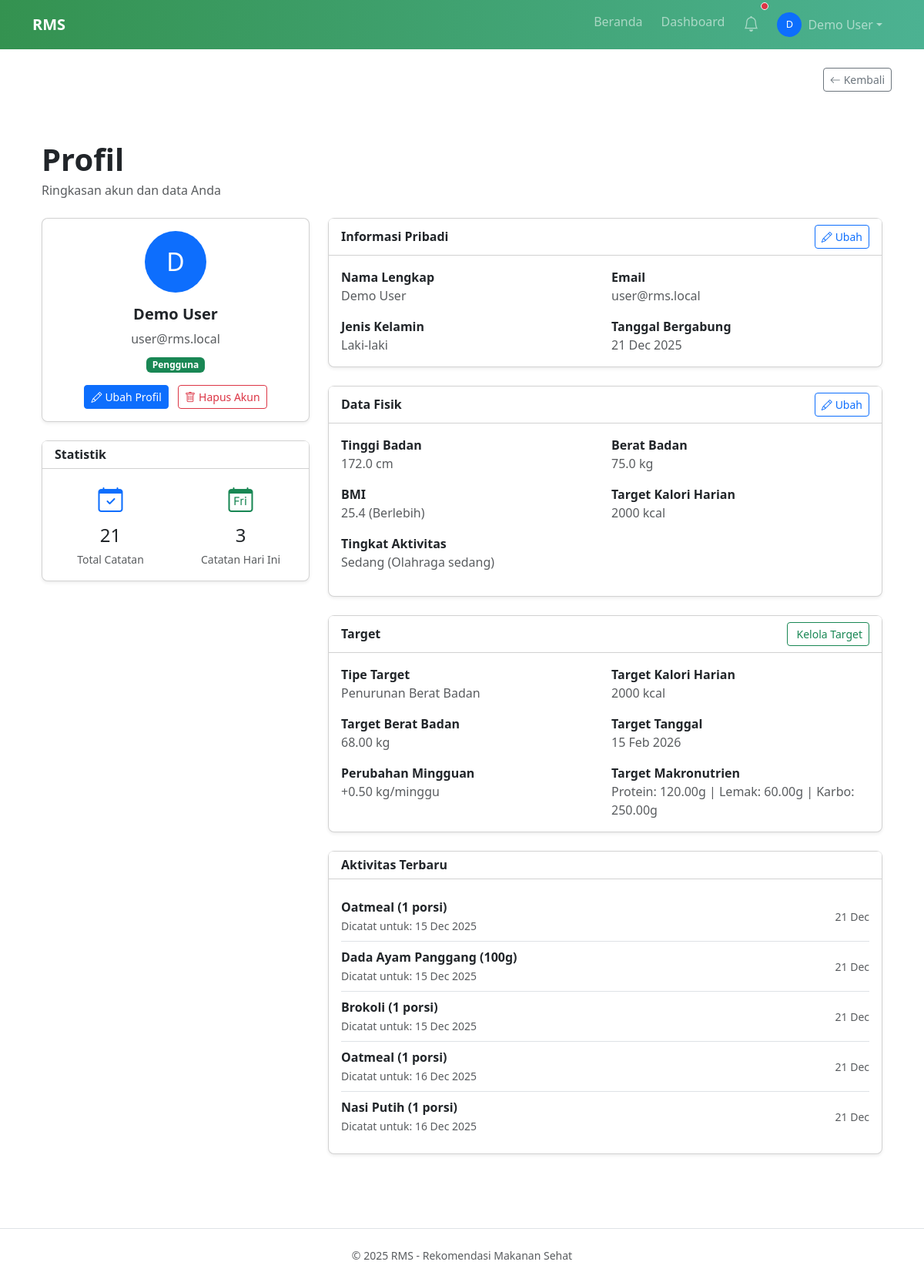
The app's page /profile.php (signed in) with its own data.
### tables this page shows
CREATE TABLE IF NOT EXISTS users (
  id INT AUTO_INCREMENT PRIMARY KEY,
  name VARCHAR(100) NOT NULL,
  email VARCHAR(150) NOT NULL UNIQUE,
  password VARCHAR(255) NOT NULL,
  role ENUM('admin','user') DEFAULT 'user',
  avatar VARCHAR(255),
  phone VARCHAR(20),
  date_of_birth DATE,
  gender ENUM('male','female','other'),
  height_cm DECIMAL(5,2),
  weight_kg DECIMAL(5,2),
  activity_level ENUM('sedentary','light','moderate','active','very_active') DEFAULT 'moderate',
  daily_calorie_goal INT DEFAULT 2000,
  created_at TIMESTAMP DEFAULT CURRENT_TIMESTAMP,
  updated_at TIMESTAMP DEFAULT CURRENT_TIMESTAMP ON UPDATE CURRENT_TIMESTAMP,
  last_login TIMESTAMP NULL,
  is_active TINYINT(1) DEFAULT 1
);

CREATE TABLE IF NOT EXISTS user_goals (
  id INT AUTO_INCREMENT PRIMARY KEY,
  user_id INT NOT NULL,
  goal_type ENUM('weight_loss','weight_gain','maintain','muscle_gain') NOT NULL,
  target_weight_kg DECIMAL(5,2),
  target_date DATE,
  weekly_weight_change DECIMAL(3,2),
  daily_calorie_target INT NOT NULL,
  daily_protein_target DECIMAL(6,2),
  daily_fat_target DECIMAL(6,2),
  daily_carbs_target DECIMAL(6,2),
  evaluation TEXT,
  status VARCHAR(20) DEFAULT 'active',
  last_notif TIMESTAMP NULL,
  progress DECIMAL(5,2) DEFAULT 0,
  is_active TINYINT(1) DEFAULT 1,
  created_at TIMESTAMP DEFAULT CURRENT_TIMESTAMP,
  updated_at TIMESTAMP DEFAULT CURRENT_TIMESTAMP ON UPDATE CURRENT_TIMESTAMP,
  KEY idx_user_goals_user_active (user_id, is_active),
  CONSTRAINT fk_user_goals_user_id FOREIGN KEY (user_id) REFERENCES users(id) ON DELETE CASCADE
);

CREATE TABLE IF NOT EXISTS schedules (
  id INT AUTO_INCREMENT PRIMARY KEY,
  user_id INT NOT NULL,
  food_id INT NOT NULL,
  meal_type_id INT,
  schedule_date DATE NOT NULL,
  quantity DECIMAL(6,2) DEFAULT 1.00,
  notes TEXT,
  calories_consumed DECIMAL(8,2),
  created_at TIMESTAMP DEFAULT CURRENT_TIMESTAMP,
  updated_at TIMESTAMP DEFAULT CURRENT_TIMESTAMP ON UPDATE CURRENT_TIMESTAMP,
  KEY idx_schedules_user_date (user_id, schedule_date),
  KEY idx_schedules_food_id (food_id),
  KEY idx_schedules_meal_type_id (meal_type_id),
  CONSTRAINT fk_schedules_user_id FOREIGN KEY (user_id) REFERENCES users(id) ON DELETE CASCADE,
  CONSTRAINT fk_schedules_food_id FOREIGN KEY (food_id) REFERENCES foods(id) ON DELETE CASCADE,
  CONSTRAINT fk_schedules_meal_type_id FOREIGN KEY (meal_type_id) REFERENCES meal_types(id) ON DELETE SET NULL
);

CREATE TABLE IF NOT EXISTS foods (
  id INT AUTO_INCREMENT PRIMARY KEY,
  category_id INT,
  name VARCHAR(150) NOT NULL,
  description TEXT,
  calories DECIMAL(8,2) NOT NULL,
  protein DECIMAL(6,2) DEFAULT 0,
  fat DECIMAL(6,2) DEFAULT 0,
  carbs DECIMAL(6,2) DEFAULT 0,
  fiber DECIMAL(6,2) DEFAULT 0,
  sugar DECIMAL(6,2) DEFAULT 0,
  sodium DECIMAL(6,2) DEFAULT 0,
  image_url VARCHAR(1024),
  is_verified TINYINT(1) DEFAULT 0,
  created_by INT,
  created_at TIMESTAMP DEFAULT CURRENT_TIMESTAMP,
  updated_at TIMESTAMP DEFAULT CURRENT_TIMESTAMP ON UPDATE CURRENT_TIMESTAMP,
  FULLTEXT KEY idx_food_search (name, description),
  KEY idx_foods_category_id (category_id),
  KEY idx_foods_created_by (created_by),
  CONSTRAINT fk_foods_category_id FOREIGN KEY (category_id) REFERENCES food_categories(id) ON DELETE SET NULL,
  CONSTRAINT fk_foods_created_by FOREIGN KEY (created_by) REFERENCES users(id) ON DELETE SET NULL
);

### profile.php (the view, shortened to what the rows shown need)
<?php
require_once __DIR__ . '/classes/AppContext.php';
require_once __DIR__ . '/includes/header.php';
require_once 'classes/User.php';
require_once 'classes/UserGoal.php';
require_once 'classes/ProfilePageController.php';
$db = $app->db();
$user = $app->user();
$controller = new ProfilePageController($db, $user);
$userData = $controller->getUserData();
$userGoal = $controller->getUserGoal();
?>
<section class="py-5">
    <div class="container">
        <div class="mb-4">
            <h1 class="fw-bold mb-1">Profil</h1>
        </div>
        <div class="row">
            <div class="col-md-4">
                <div class="card shadow-sm rounded-3 mb-4">
                    <div class="card-body text-center">
                        <div class="mb-3">
                            <div class="bg-primary text-white rounded-circle d-inline-flex align-items-center justify-content-center" style="width: 80px; height: 80px; font-size: 2rem;">
                                <?= strtoupper(substr($userData['name'], 0, 1)) ?>
                            </div>
                        </div>
                        <h5 class="card-title fw-bold"><?= htmlspecialchars($userData['name']) ?></h5>
                        <p class="text-muted mb-2"><?= htmlspecialchars($userData['email']) ?></p>
                        <span class="badge bg-<?= $userData['role'] === 'admin' ? 'danger' : 'success' ?>">
                            <?= $userData['role'] === 'admin' ? 'Admin' : 'Pengguna' ?>
                        </span>
                        <div class="mt-3">
                            <a href="profile_edit.php" class="btn btn-primary btn-sm me-2">
                            </a>
                            <button class="btn btn-outline-danger btn-sm" onclick="confirmDelete()">
                            </button>
                        </div>
                    </div>
                </div>
            </div>
            <div class="col-md-8">
                <div class="card shadow-sm rounded-3 mb-4">
                    <div class="card-body">
                        <div class="row g-3">
                            <div class="col-md-6">
                                <strong>Nama Lengkap</strong><br>
                                <span class="text-muted"><?= htmlspecialchars($userData['name']) ?></span>
                            </div>
                            <div class="col-md-6">
                                <strong>Email</strong><br>
                                <span class="text-muted"><?= htmlspecialchars($userData['email']) ?></span>
                            </div>
                            <div class="col-md-6">
                                <strong>Tanggal Bergabung</strong><br>
                                <span class="text-muted"><?= date('d M Y', strtotime($userData['created_at'])) ?></span>
                            </div>
                        </div>
                    </div>
                </div>
                <div class="card shadow-sm rounded-3 mb-4">
                    <div class="card-body">
                        <?php if ($userGoal): ?>
                        <div class="row g-3">
                            <div class="col-md-6">
                                <strong>Tipe Target</strong><br>
                                <span class="text-muted">
                                    <?php
                                    switch($userGoal['goal_type']) {
                                        case 'weight_loss': echo 'Penurunan Berat Badan'; break;
                                    }
                                    ?>
                                </span>
                            </div>
                            <div class="col-md-6">
                                <strong>Target Kalori Harian</strong><br>
                                <span class="text-muted"><?= $userGoal['daily_calorie_target'] ?> kcal</span>
                            </div>
                            <?php if ($userGoal['target_weight_kg']): ?>
                            <div class="col-md-6">
                                <strong>Target Berat Badan</strong><br>
                                <span class="text-muted"><?= $userGoal['target_weight_kg'] ?> kg</span>
                            </div>
                            <?php endif; ?>
                            <?php if ($userGoal['target_date']): ?>
                            <div class="col-md-6">
                                <strong>Target Tanggal</strong><br>
                                <span class="text-muted"><?= date('d M Y', strtotime($userGoal['target_date'])) ?></span>
                            </div>
                            <?php endif; ?>
                            <?php if ($userGoal['weekly_weight_change']): ?>
                            <div class="col-md-6">
                                <strong>Perubahan Mingguan</strong><br>
                                <span class="text-muted">
                                    <?php
                                    $change = $userGoal['weekly_weight_change'];
                                    echo ($change > 0 ? '+' : '') . $change . ' kg/minggu';
                                    ?>
                                </span>
                            </div>
                            <?php endif; ?>
                            <div class="col-md-6">
                                <strong>Target Makronutrien</strong><br>
                                <span class="text-muted">
                                    <?php if ($userGoal['daily_protein_target']): ?>
                                        Protein: <?= $userGoal['daily_protein_target'] ?>g
                                    <?php endif; ?>
                                    <?php if ($userGoal['daily_fat_target']): ?>
                                        | Lemak: <?= $userGoal['daily_fat_target'] ?>g
                                    <?php endif; ?>
                                    <?php if ($userGoal['daily_carbs_target']): ?>
                                        | Karbo: <?= $userGoal['daily_carbs_target'] ?>g
                                    <?php endif; ?>
                                </span>
                            </div>
                        </div>
                        <?php endif; ?>
                    </div>
                </div>
                <div class="card shadow-sm rounded-3">
                    <div class="card-body">
                        <?php
                        $recentSchedules = $db->prepare("
                            SELECT s.*, f.name as food_name
                            FROM schedules s
                            JOIN foods f ON s.food_id = f.id
                            WHERE s.user_id = ?
                            ORDER BY s.created_at DESC
                            LIMIT 5
                        ");
                        $recentSchedules->execute([$user['id']]);
                        $activities = $recentSchedules->fetchAll(PDO::FETCH_ASSOC);
                        if (count($activities) > 0):
                        ?>
                        <div class="list-group list-group-flush">
                            <?php foreach ($activities as $activity): ?>
                            <div class="list-group-item px-0">
                                <div class="d-flex justify-content-between align-items-center">
                                    <div>
                                        <strong><?= htmlspecialchars($activity['food_name']) ?></strong>
                                        <br>
                                        <small class="text-muted">
                                            Dicatat untuk: <?= date('d M Y', strtotime($activity['schedule_date'])) ?>
                                        </small>
                                    </div>
                                    <small class="text-muted">
                                        <?= date('d M', strtotime($activity['created_at'])) ?>
                                    </small>
                                </div>
                            </div>
                            <?php endforeach; ?>
                        </div>
                        <?php else: ?>
                        <p class="text-muted mb-0">Belum ada aktivitas catatan makan.</p>
                        <?php endif; ?>
                    </div>
                </div>
            </div>
        </div>
    </div>
</section>
<?php require_once 'includes/footer.php'; ?>

### records on screen
users: name "D", name "Demo User", email "user@rms.local", created_at "21 Dec 2025"
user_goals: daily_calorie_target "2000", target_weight_kg "68.00", target_date "15 Feb 2026", weekly_weight_change "0.50", daily_protein_target "120.00", daily_fat_target "60.00", daily_carbs_target "250.00"
schedules: food.name "Oatmeal (1 porsi)", schedule_date "15 Dec 2025", created_at "21 Dec"
schedules: food.name "Dada Ayam Panggang (100g)", schedule_date "15 Dec 2025", created_at "21 Dec"
schedules: food.name "Brokoli (1 porsi)", schedule_date "15 Dec 2025", created_at "21 Dec"
schedules: food.name "Oatmeal (1 porsi)", schedule_date "16 Dec 2025", created_at "21 Dec"
schedules: food.name "Nasi Putih (1 porsi)", schedule_date "16 Dec 2025", created_at "21 Dec"

### other values on screen
$userInitial "D"
$userName "Demo User"
$scheduleStats['total_schedules'] "21"
$todayStats['today_count'] "3"
$item['label'] "Tinggi Badan"
$item['value'] "172.0 cm"
$item['label'] "BMI"
$item['value'] "25.4 (Berlebih)"
$item['label'] "Tingkat Aktivitas"
$item['value'] "Sedang (Olahraga sedang)"
$item['label'] "Berat Badan"
$item['value'] "75.0 kg"
$item['label'] "Target Kalori Harian"
$item['value'] "2000 kcal"
